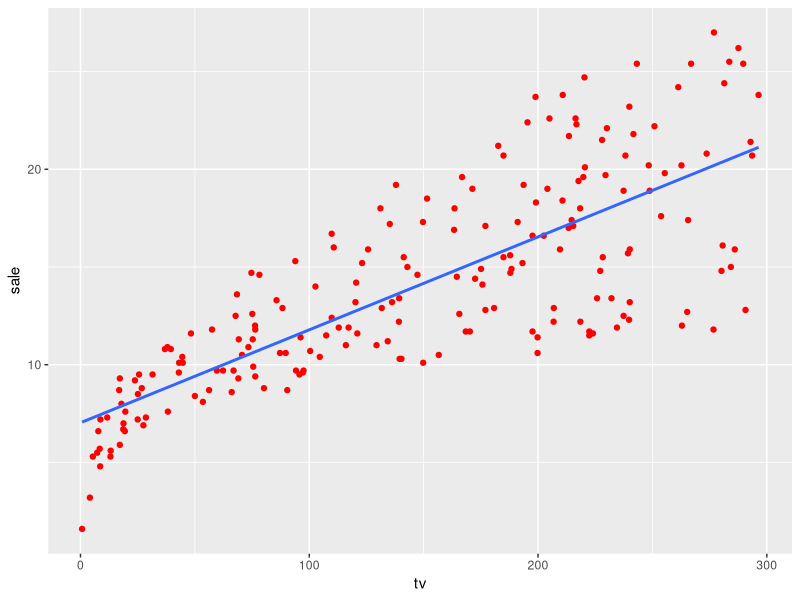
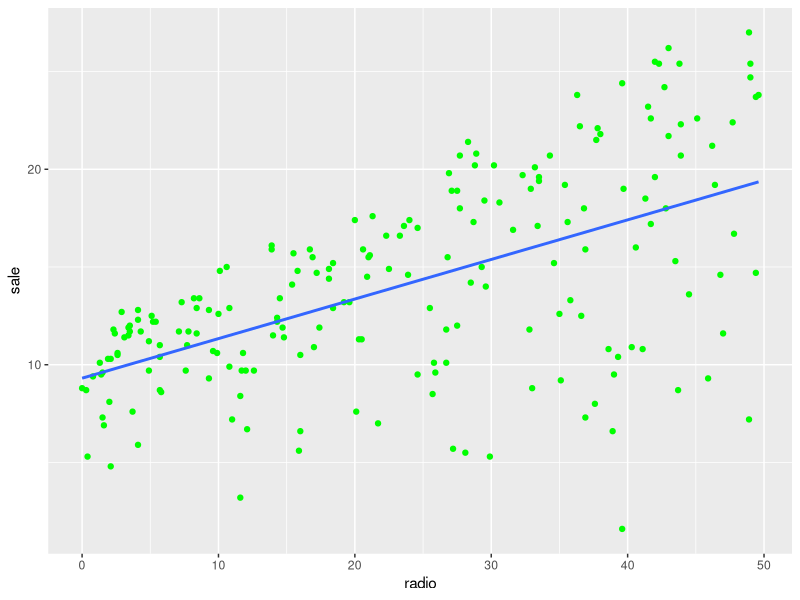
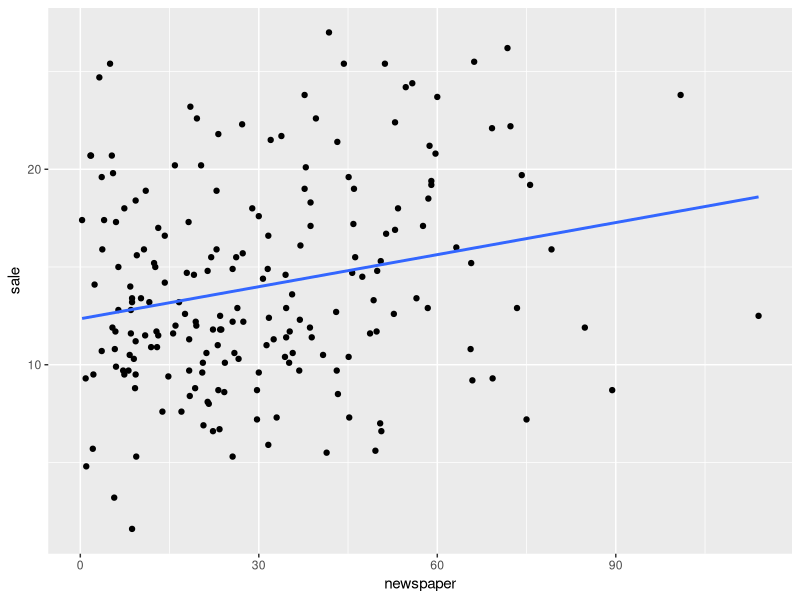

Here is the R script that generated these plots, in order:
## ---- chunk 1
knitr::opts_knit$set(root.dir = 'c:/users/pgalpern/onedrive - university of calgary/teaching/data603/data/datasets_pictures')
knitr::opts_chunk$set(fig.width=3, fig.height=3) 
## ---- chunk 2
library(ggplot2)  #using ggplot2 for data visualization

Advertising=read.table("Advertising.txt",header = TRUE,  sep ="\t" )
#attach(Advertising)


ggplot(data=Advertising,mapping= aes(x=tv,y=sale))+geom_point(color='red')+ 
  geom_smooth(method = "lm", se = FALSE)
ggplot(data=Advertising,mapping= aes(x=radio,y=sale))+geom_point(color='green')+ 
  geom_smooth(method = "lm", se = FALSE)
ggplot(data=Advertising,mapping= aes(x=newspaper,y=sale))+geom_point(color='black')+
  geom_smooth(method = "lm", se = FALSE)

summary(lm(sale~tv,data=Advertising))
summary(lm(sale~radio,data=Advertising))
summary(lm(sale~newspaper,data=Advertising))
## ---- chunk 3
reg1<-lm(sale~tv+radio+newspaper, data=Advertising)
coefficients(reg1)
## ---- chunk 4
reg1<-lm(sale~tv+radio+newspaper, data=Advertising)
confint(reg1) # a 95% confidence interval for coefficients
confint(reg1, level = 0.99) # a 99% confidence interval for coefficients
## ---- chunk 5
condominium=read.csv("condominium.csv", header = TRUE)

#option 1
mulreg<-lm(listprice~listprice+livingarea+floors+bedrooms+baths,data=condominium)
summary(mulreg)
confint(mulreg) # a 95% confidence interval for coefficients


#option 2
condominium1=condominium[,-1]
reg<-lm(listprice~., data=condominium1)
summary(reg)
confint(reg) # a 95% confidence interval for coefficients

## ---- chunk 6
reg1<-lm(sale~tv+radio+newspaper, data=Advertising) # (Full) model with all variables
reg2<-lm(sale~1, data=Advertising) # Model with only intercept
summary(reg1)
anova(reg2,reg1) # We compare the NULL model with the full model
## ---- chunk 7
reg1<-lm(sale~tv+radio+newspaper, data=Advertising)
summary(reg1)
## ---- chunk 8
full<-lm(sale~tv+radio+newspaper, data=Advertising)
reduced<-lm(sale~tv+radio, data=Advertising) # dropping a newspaper variable
anova(reduced,full) # test if Ho: newspaper = 0 
## ---- chunk 9
condo=read.csv("condominium.csv",header = TRUE)

full<-lm(listprice~livingarea+floors+baths+bedrooms, data=condo) # full model
summary(full)


reduced1<-lm(listprice~livingarea+floors+baths,data=condo) #reduced model (dropping a bedrooms availabe)
summary(reduced1)

anova(reduced1,full)

reduced2<-lm(listprice~livingarea+baths,data=condo) #reduced model (dropping a bedrooms and a floors availabe)
summary(reduced2)

anova(reduced2,full)

## ---- chunk 10
full<-lm(sale~tv+radio+newspaper, data=Advertising)
reduced<-lm(sale~tv+radio, data=Advertising)
summary(full)$r.squared
summary(reduced)$r.squared
summary(full)$adj.r.squared
summary(reduced)$adj.r.squared
## ---- chunk 11
full<-lm(sale~tv+radio+newspaper, data=Advertising)
reduced<-lm(sale~tv+radio, data=Advertising)
sigma(full) # RMSE for the full model
sigma(reduced) # Rmse for the reduced model
## ---- chunk 12
reduced<-lm(sale~tv+radio, data=Advertising)
newdata = data.frame(tv=200, radio=20)
predict(reduced,newdata,interval="predict")
## ---- chunk 13
condo=read.csv("condominium.csv",header = TRUE)
full<-lm(listprice~livingarea+floors+bedrooms+baths, data=condo) # full model
print("Full")
summary(full)$adj.r.squared
summary(full)$sigma
print("Reduced1")
reduced<-lm(listprice~livingarea+floors+baths,data=condo) #reduced model (dropping a bedrooms availabe)
summary(reduced)$adj.r.squared
summary(reduced)$sigma
print("Reduced2")
reduced2<-lm(listprice~livingarea+baths,data=condo) #reduced model (dropping a bedrooms and a floors availabe)
summary(reduced2)$adj.r.squared
summary(reduced2)$sigma
## ---- chunk 14
condo=read.csv("condominium.csv",header = TRUE)
reduced1<-lm(listprice~livingarea+floors+baths,data=condo) #reduced model (dropping a bedrooms availabe)
summary(reduced1)
newdata = data.frame(livingarea=11, baths=1,floors=2)
predict(reduced1,newdata,interval="predict")
## ---- chunk 15
waterdata=read.csv("water.csv",header = TRUE)
#Question a,b
fullmodel=lm(USAGE~.,data=waterdata)
summary(fullmodel)
anova(fullmodel)

#Question c
reducedmodel=lm(USAGE~PROD+TEMP+HOUR,data=waterdata)
summary(reducedmodel)
anova(reducedmodel)

#Question d
anova(reducedmodel,fullmodel)

#Question e

confint(reducedmodel)

#Question f

summary(reducedmodel)$r.squared
summary(reducedmodel)$adj.r.squared
sigma(reducedmodel)
